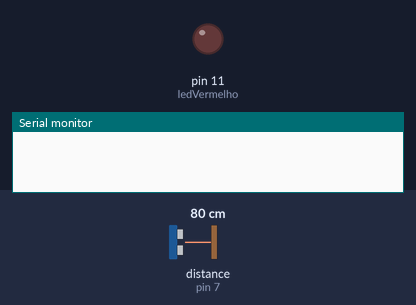
Bench run of a sketch on a simulated Arduino Uno, built with avr-gcc and run on an emulated ATmega328P. Parts: output pins drawn as LEDs (lit = HIGH), the last lines printed to the serial monitor. The inputs (shaded band) are chosen by the test bench; at power-on: distance to the obstacle (sensor on pin 7) 80 cm. The echo pulse lasts 58.3 µs per cm.

Above: at 1.2 s.
1.3 s: distance to the obstacle (sensor on pin 7) set to 21 cm
2.8 s: distance to the obstacle (sensor on pin 7) set to 18 cm
At 4.1 s:
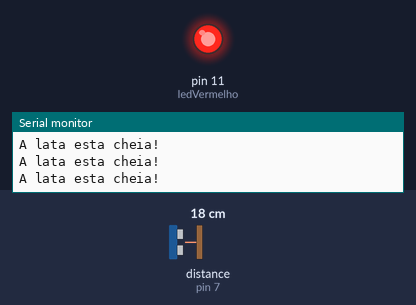
Timing chart, 0 to 5.8 s (numbered marks = the images above; inputs shaded):
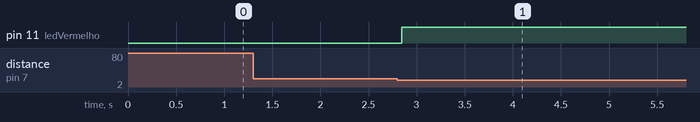

The sketch:

Lata_de_lixo_20cm.ino
```cpp
#include "Ultrasonic.h"

//criando objeto ultrasonic e definindo as portas digitais do Trigger - 6 - e Echo - 7
Ultrasonic ultrasonic(6,7);

//Declaração das constantes referentes aos pinos digitais.

const int ledVermelho = 11;

long microsec = 0;
float distanciaCM = 0;

void setup() {
  Serial.begin(9600); //Inicizando o serial monitor

  pinMode(ledVermelho,OUTPUT); //Definindo pino digital 11 como saída.
}

void loop() {
  microsec = ultrasonic.timing(); //Lendo o sensor
  distanciaCM = ultrasonic.convert(microsec, Ultrasonic::CM); //Convertendo a distância em CM

  ledDistancia();

  //Serial.print(distanciaCM);
 // Serial.println(" cm");
  //delay(1000);
}

//Método que centraliza o controle de acendimento dos leds.
void ledDistancia() {

  //Apagando todos os leds
  digitalWrite(ledVermelho,LOW);


  if (distanciaCM < 20) {
    digitalWrite(ledVermelho,HIGH);
    Serial.println("A lata esta cheia!");
    //delay(5000);
  }
}
```

Measured:
- the behaviour switches between 20 and 19 cm on distance to the obstacle (sensor on pin 7) (found by bisection; images 0 and 1)
- after the input at 1.3 s, every drawn part: stays the same
- after the input at 2.8 s, pin 11 (ledVermelho): LOW → HIGH after 0.05 s
